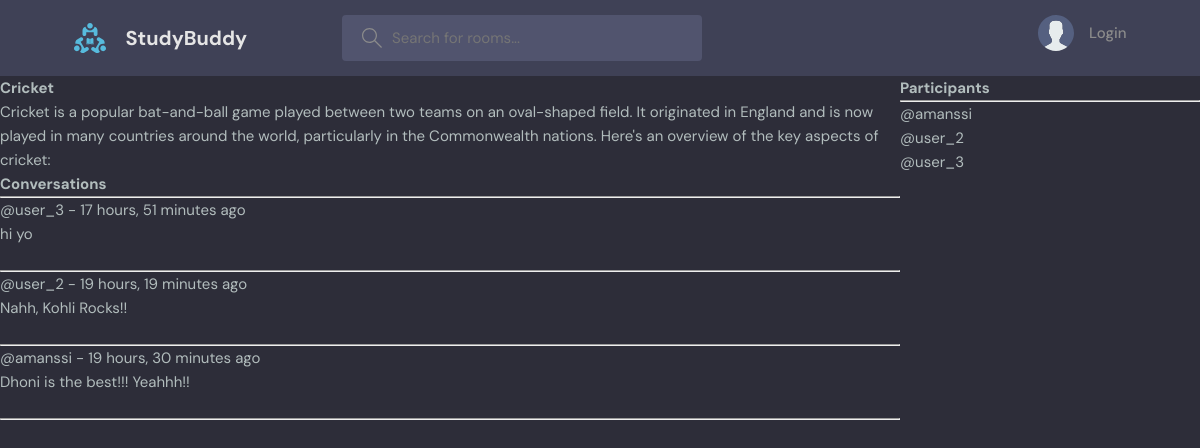
Page /room_page/17/ on the committed database.
### base/models.py (models this page shows, shortened)
class Room(models.Model):
    host = models.ForeignKey(User, on_delete=models.CASCADE, null=True)
    topic = models.ForeignKey(Topic, on_delete=models.CASCADE, null=True)
    name = models.CharField(max_length=200)
    description = models.TextField(null=True, blank=True)
    participants = models.ManyToManyField(User, related_name='participants', blank=True)
    updated = models.DateTimeField(auto_now=True)
    created = models.DateTimeField(auto_now_add=True)
    class Meta:
        ordering = ['-updated', '-created']

class Message(models.Model):
    user = models.ForeignKey(User, on_delete=models.CASCADE, default='amanssi')
    room = models.ForeignKey(Room, on_delete=models.CASCADE, )
    body = models.TextField()
    updated = models.DateTimeField(auto_now=True)
    created = models.DateTimeField(auto_now_add=True)

### base/views.py (the view, shortened to what this page needs)
# urls.py: path('room_page/<str:pk>/', views.room, name="room_name"),
def room(request, pk):
    curRoom=Room.objects.get(id=pk)
    curRoom_messages=Message.objects.filter(room__id=pk).order_by('-created')
    participants = curRoom.participants.all()
    context={'room':curRoom, 'userMessages':curRoom_messages, 'participants':participants}
    return render(request, 'base/room.html', context)

### base/templates/base/room.html (shortened to what this page needs)
{% extends 'main.html' %}
{% block content %}
<div class="room-container">
    <div>
        <h1>{{room.name}}</h1>
        <p>{{room.description}}</p>
        <div class="Messages-Wrapper">
            <h3>Conversations</h3>
            <hr>
            {% for message in userMessages %}
                <div>
                    <small>@{{message.user}} - {{message.created|timesince}} ago</small>
                    <p>{{message.body}}</p>
                    <br>
                    <hr>
                </div>
            {% endfor %}
        </div>
    </div>
    <div>
        <h3>Participants</h3>
        <hr>
        {% for participant in participants %}
            <small>@{{participant.username}}</small>
            <br>
        {% endfor %}
    </div>
</div>
{% endblock content %}

### static/styles/style.css (style rules this page uses)
:root { --color-main: #71c6dd; --color-main-light: #e1f6fb; --color-dark: #3f4156; --color-dark-medium: #51546e; --color-dark-light: #696d97; --color-light: #e5e5e5; --color-gray: #8b8b8b; --color-light-gray: #b2bdbd; --color-bg: #2d2d39; --color-success: #5dd693; --color-error: #fc4b0b; }
* { font-family: "DM Sans", -apple-system, BlinkMacSystemFont, "Segoe UI", Roboto, Oxygen, Ubuntu, Cantarell, "Open Sans", "Helvetica Neue", sans-serif; margin: 0; padding: 0; box-sizing: border-box; text-rendering: optimizeLegibility; font-size: inherit; }
html { font-size: 56.25%; }
@media only screen and (min-width: 1200px) { html { font-size: 62.5%; } }
body { line-height: 1.6; font-weight: 400; font-size: 1.5rem; color: var(--color-light-gray); background-color: var(--color-bg); min-height: 100vh; }

### base/templates/base/room.html (style rules this page uses)
.room-container { display: grid; grid-template-columns: 3fr 1fr; }

### rows in the picture
Room: name "Cricket", description "Cricket is a popular bat-and-ball game played between two teams on an oval-shaped field. It originated in England and is now played in many countries around the world, particularly in the Commonwealth nations. Here's an overview of the key aspects of cricket:"
Message: user "user_3", created "17 hours, 51 minutes", body "hi yo"
Message: user "user_2", created "19 hours, 19 minutes", body "Nahh, Kohli Rocks!!"
Message: user "amanssi", created "19 hours, 30 minutes", body "Dhoni is the best!!! Yeahhh!!"

### other values in the picture
{{ participant.username }} "amanssi"
{{ participant.username }} "user_2"
{{ participant.username }} "user_3"
